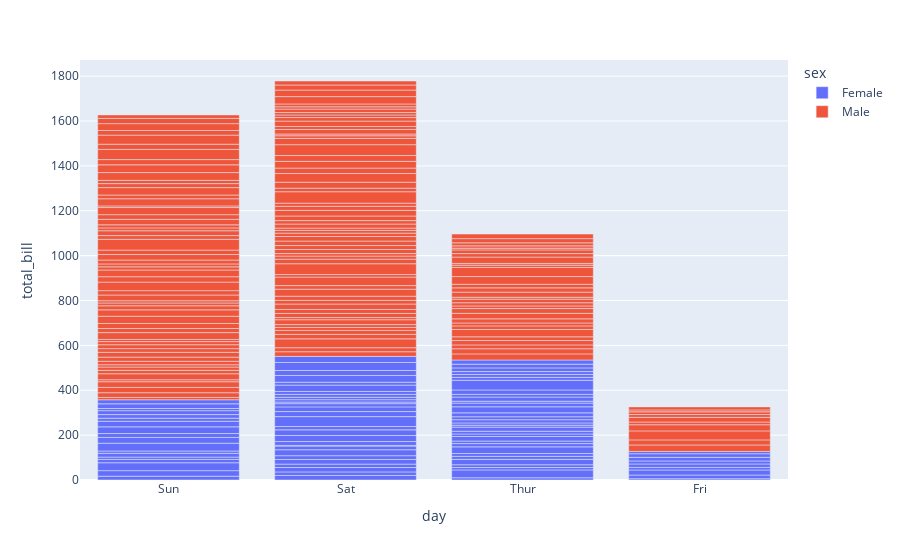

The notebook cell saved with this chart:
### Code cell
px.bar(tips, x="day", y="total_bill", color="sex")

### Figure 1 — Plotly figure (JSON) as saved in the notebook; plotly's stock layout.template omitted (floating-point values rounded to 4 significant figures; data arrays with more than 128 entries replaced by an {"elided": "..."} marker saying what was removed)
{"data": [{"hovertemplate": "sex=Female<br>day=%{x}<br>total_bill=%{y}<extra></extra>", "legendgroup": "Female", "marker": {"color": "#636efa", "pattern": {"shape": ""}}, "name": "Female", "orientation": "v", "showlegend": true, "textposition": "auto", "type": "bar", "x": ["Sun", "Sun", "Sun", "Sun", "Sun", "Sun", "Sat", "Sat", "Sat", "Sat", "Sat", "Sat", "Sun", "Sun", "Sat", "Sat", "Sat", "Sat", "Sat", "Sat", "Sat", "Thur", "Thur", "Fri", "Fri", "Fri", "Fri", "Fri", "Sat", "Sat", "Sat", "Sat", "Sat", "Sun", "Sun", "Thur", "Thur", "Thur", "Thur", "Thur", "Thur", "Thur", "Thur", "Thur", "Thur", "Thur", "Thur", "Thur", "Thur", "Thur", "Thur", "Thur", "Thur", "Thur", "Thur", "Thur", "Thur", "Sun", "Sun", "Sun", "Sun", "Sun", "Sat", "Sat", "Sun", "Sun", "Sun", "Thur", "Thur", "Thur", "Thur", "Thur", "Thur", "Thur", "Sat", "Sat", "Sat", "Sat", "Sat", "Fri", "Fri", "Fri", "Fri", "Sat", "Sat", "Sat", "Thur"], "xaxis": "x", "y": [16.99, 24.59, 35.26, 14.83, 10.33, 16.97, 20.29, 15.77, 19.65, 15.06, 20.69, 16.93, 10.29, 34.81, 26.41, 16.45, 3.07, 17.07, 26.86, 25.28, 14.73, 10.07, 34.83, 5.75, 16.32, 22.75, 11.35, 15.38, 44.3, 22.42, 20.92, 14.31, 7.25, 25.71, 17.31, 10.65, 12.43, 24.08, 13.42, 12.48, 29.8, 14.52, 11.38, 20.27, 11.17, 12.26, 18.26, 8.51, 10.33, 14.15, 13.16, 17.47, 27.05, 16.43, 8.35, 18.64, 11.87, 29.85, 25.0, 13.39, 16.21, 17.51, 10.59, 10.63, 9.6, 20.9, 18.15, 19.81, 43.11, 13.0, 12.74, 13.0, 16.4, 16.47, 12.76, 13.27, 28.17, 12.9, 30.14, 13.42, 15.98, 16.27, 10.09, 22.12, 35.83, 27.18, 18.78], "yaxis": "y"}, {"hovertemplate": "sex=Male<br>day=%{x}<br>total_bill=%{y}<extra></extra>", "legendgroup": "Male", "marker": {"color": "#EF553B", "pattern": {"shape": ""}}, "name": "Male", "orientation": "v", "showlegend": true, "textposition": "auto", "type": "bar", "x": {"elided": "157 str values"}, "xaxis": "x", "y": {"elided": "157 float values"}, "yaxis": "y"}], "layout": {"barmode": "relative", "legend": {"title": {"text": "sex"}, "tracegroupgap": 0}, "margin": {"t": 60}, "xaxis": {"anchor": "y", "domain": [0, 1], "title": {"text": "day"}}, "yaxis": {"anchor": "x", "domain": [0, 1], "title": {"text": "total_bill"}}}}
